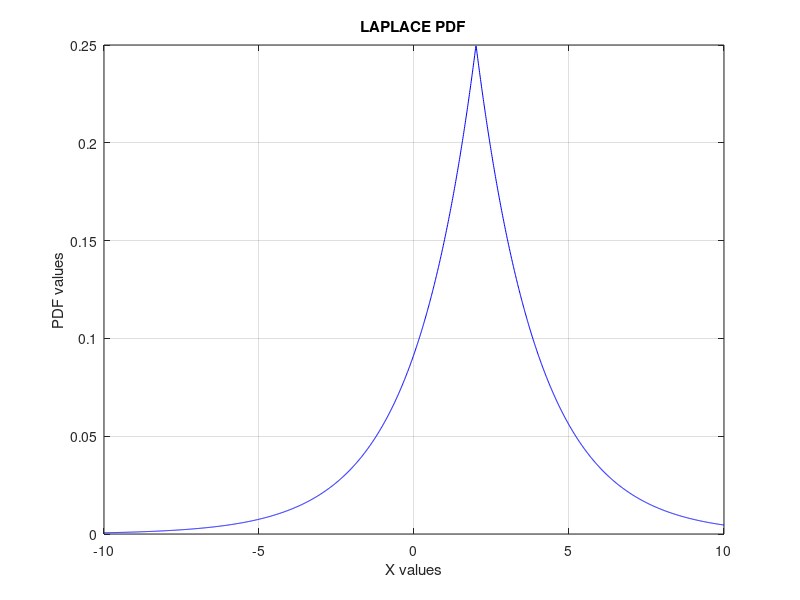

Reproduce this figure in MATLAB.
%LAPLACE PDF

%DEFINING location parameter
u=2;
%DEFINING scale parameter
b=2;

%DEFINING ranges of x on which PDF will be computed
x=linspace(-10,10,2000);

%COMPUTING the PDF function - y = f(x)
y=exp(-abs(x-u)./b)/(2*b);

%PLOTTING 
plot(x,y,'b');

%SETTING PLOT FEATURES
xlabel 'X values';
ylabel 'PDF values';
title 'LAPLACE PDF'
grid on;
